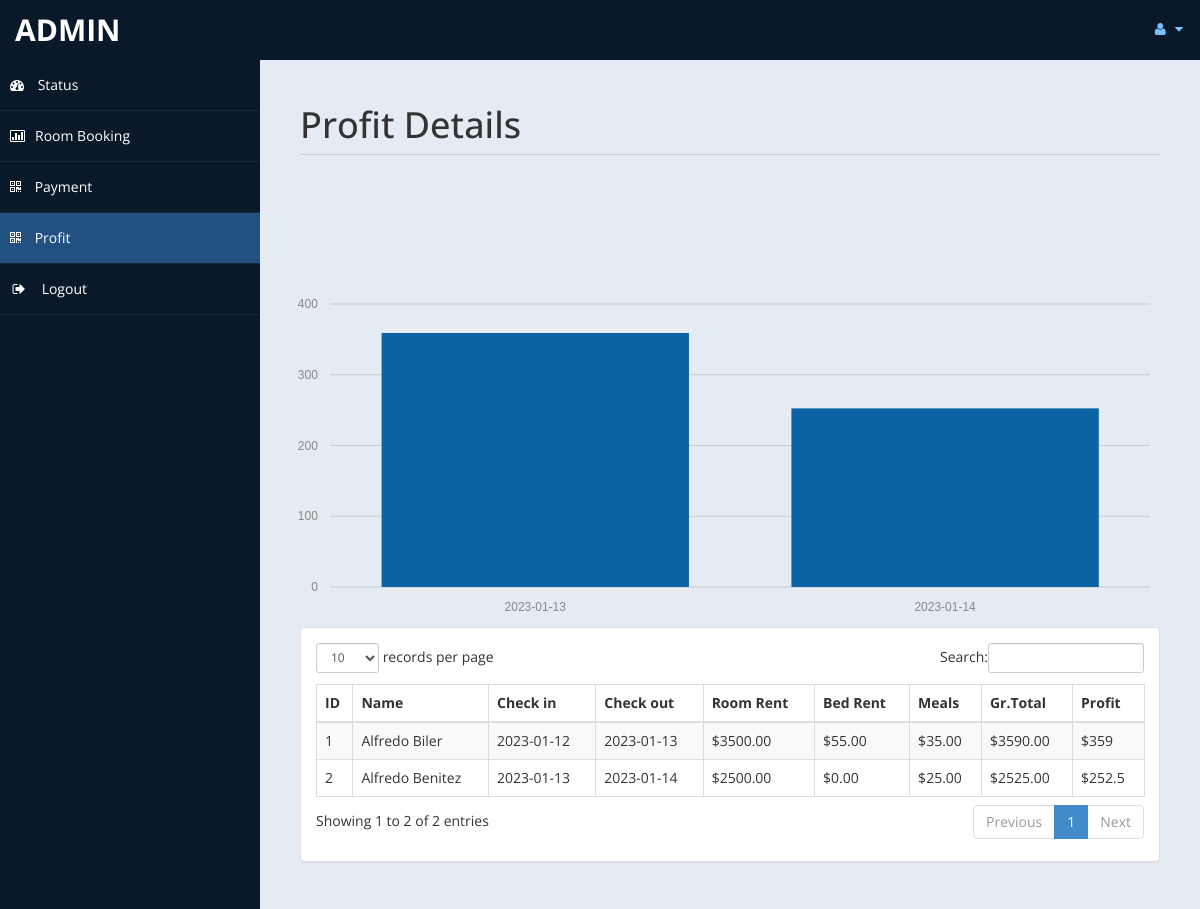
/admin_/profit.php (signed in), run on the app's committed database.
### tables this page shows
CREATE TABLE `payment` (
  `id` int(11) DEFAULT NULL,
  `title` varchar(5) DEFAULT NULL,
  `fname` varchar(30) DEFAULT NULL,
  `lname` varchar(30) DEFAULT NULL,
  `troom` varchar(30) DEFAULT NULL,
  `tbed` varchar(30) DEFAULT NULL,
  `nroom` int(11) DEFAULT NULL,
  `cin` date DEFAULT NULL,
  `cout` date DEFAULT NULL,
  `ttot` double(8,2) DEFAULT NULL,
  `fintot` double(8,2) DEFAULT NULL,
  `mepr` double(8,2) DEFAULT NULL,
  `meal` varchar(30) DEFAULT NULL,
  `btot` double(8,2) DEFAULT NULL,
  `noofdays` int(11) DEFAULT NULL
);

### admin_/profit.php (the view, shortened to what this page needs)
<!DOCTYPE html>
<html xmlns="http://www.w3.org/1999/xhtml">
<head>
    <link href="assets/css/bootstrap.css" rel="stylesheet" />
    <link href="assets/css/font-awesome.css" rel="stylesheet" />
	<link rel="stylesheet" href="assets/css/morris.css">
    <link href="assets/css/custom-styles.css" rel="stylesheet" />
    <link href="assets/js/dataTables/dataTables.bootstrap.css" rel="stylesheet" />
</head>
<body>
    <div id="wrapper">
        <nav class="navbar navbar-default top-navbar" role="navigation">
            <div class="navbar-header">
                <a class="navbar-brand" href="home.php"><?php echo $_SESSION["user"]; ?> </a>
            </div>
            <ul class="nav navbar-top-links navbar-right">
                <li class="dropdown">
                    <a class="dropdown-toggle" data-toggle="dropdown" href="#" aria-expanded="false">
                        <i class="fa fa-user fa-fw"></i> <i class="fa fa-caret-down"></i>
                    </a>
                </li>
            </ul>
        </nav>
        <nav class="navbar-default navbar-side" role="navigation">
            <div class="sidebar-collapse">
                <ul class="nav" id="main-menu">
                    <li>
                        <a href="home.php"><i class="fa fa-dashboard"></i> Status</a>
                    </li>
					<li>
                        <a href="roombook.php"><i class="fa fa-bar-chart-o"></i>Room Booking</a>
                    </li>
                    <li>
                        <a  href="payment.php"><i class="fa fa-qrcode"></i> Payment</a>
                    </li>
					 <li>
                        <a class="active-menu" href="profit.php"><i class="fa fa-qrcode"></i> Profit</a>
                    </li>
                    <li>
                        <a href="logout.php" ><i class="fa fa-sign-out fa-fw"></i> Logout</a>
                    </li>
            </div>
        </nav>
        <div id="page-wrapper" >
            <div id="page-inner">
			 <div class="row">
                    <div class="col-md-12">
                        <h1 class="page-header">
                           Profit Details<small> </small>
                        </h1>
                    </div>
                </div>
            <div class="row">
				<?php
				include('db.php');
?>
				<br>
				<br>
				<br>
				<br><div id="chart"></div>
                <div class="col-md-12">
                    <div class="panel panel-default">
                        <div class="panel-body">
                            <div class="table-responsive">
                                <table class="table table-striped table-bordered table-hover" id="dataTables-example">
                                    <thead>
                                        <tr>
											<th>ID</th>
                                            <th>Name</th>
                                            <th>Check in</th>
											<th>Check out</th>
                                            <th>Room Rent</th>
											<th>Bed Rent</th>
											<th>Meals </th>
											<th>Gr.Total</th>
											<th>Profit</th>
                                        </tr>
                                    </thead>
                                    <tbody>
									<?php
										$sql="select * from payment";
										$re = mysqli_query($con,$sql);
										while($row = mysqli_fetch_array($re))
										{
											$id = $row['id'];
											if($id % 2 ==1 )
											{
												echo"<tr class='gradeC'>
													<td>".$row['id']." </td>
													<td>".$row['title']." ".$row['fname']." ".$row['lname']."</td>
													<td>".$row['cin']."</td>
													<td>".$row['cout']."</td>
													<td>$".$row['ttot']."</td>
													<td>$".$row['mepr']."</td>
													<td>$".$row['btot']."</td>
													<td>$".$row['fintot']."</td>
													<td>$".$row['fintot']*10/100 ."</td>
													</tr>";
											}
											else
											{
												echo"<tr class='gradeU'>
													<td>".$row['id']." </td>
													<td>".$row['title']." ".$row['fname']." ".$row['lname']."</td>
													<td>".$row['cin']."</td>
													<td>".$row['cout']."</td>
													<td>$".$row['ttot']."</td>
													<td>$".$row['mepr']."</td>
													<td>$".$row['btot']."</td>
													<td>$".$row['fintot']."</td>
													<td>$".$row['fintot']*10/100 ."</td>
													</tr>";
											}
										}
									?>
                                    </tbody>
                                </table>
                            </div>
                        </div>
                    </div>
                </div>
            </div>
                </div>
            </div>
    </div>
</body>
</html>

### admin_/assets/css/custom-styles.css (style rules this page uses)
body { font-family: 'Open Sans', sans-serif; }
#wrapper { width: 100%; background:#09192A; }
#page-wrapper { padding: 15px 15px; min-height: 600px; background:#E5EBF2; }
#page-inner { width:100%; margin:10px 20px 10px 0px; background-color:transparent; padding:10px; min-height:1200px; }
h1, .h1, h2, .h2, h3, .h3 { margin-top: 7px; margin-bottom: -5px; }
.page-header { padding-bottom: 9px; margin: 10px 0 45px; border-bottom: 1px solid #C7D1DD; }
.top-navbar { margin:0px; }
.top-navbar .navbar-brand { color: #fff; width: 260px; text-align: left; height: 60px; font-size: 30px; font-weight: 700; text-transform: uppercase; line-height: 30px; }
.top-navbar .nav > li { position: relative; display: inline-block; }
.top-navbar .nav > li > a { position: relative; display: block; padding: 19px 15px; color: #77C0FD; }
.active-menu { background-color:#225081!important; }
.sidebar-collapse , .sidebar-collapse .nav { background:none; }
.sidebar-collapse .nav { padding:0; }
.sidebar-collapse .nav > li > a { color:#fff; background:transparent; text-shadow:none; }
.sidebar-collapse > .nav > li > a { padding:15px 10px; }
.sidebar-collapse > .nav > li { border-bottom: 1px solid rgba(107, 108, 109, 0.19); }
.navbar-side { border:none; background-color: transparent; }
.top-navbar { background:#09192A; border-bottom:none; }
.top-navbar .nav > li > a > i { margin-right: 2px; }
.navbar-default { border:0px solid black; }
.navbar-header { background: #09192A; }
.nav > li > a > i { margin-right:10px; }
@media (min-width:768px) { #page-wrapper { margin: 0 0 0 260px; padding: 15px 30px; min-height: 1200px; } }
@media (min-width:768px) { .navbar-side { z-index: 1; position: absolute; width: 260px; } }
@media (min-width:768px) { .navbar { border-radius: 0px; } }

### data on the page
payment: id "1", fname "Alfredo", lname "Biler", cin "2023-01-12", cout "2023-01-13", ttot "3500.00", mepr "55.00", btot "35.00", fintot "3590.00", $row['fintot']*10/100 "359"
payment: id "2", fname "Alfredo", lname "Benitez", cin "2023-01-13", cout "2023-01-14", ttot "2500.00", mepr "0.00", btot "25.00", fintot "2525.00", $row['fintot']*10/100 "252.5"

### other printed values
$_SESSION["user"] "ADMIN"
